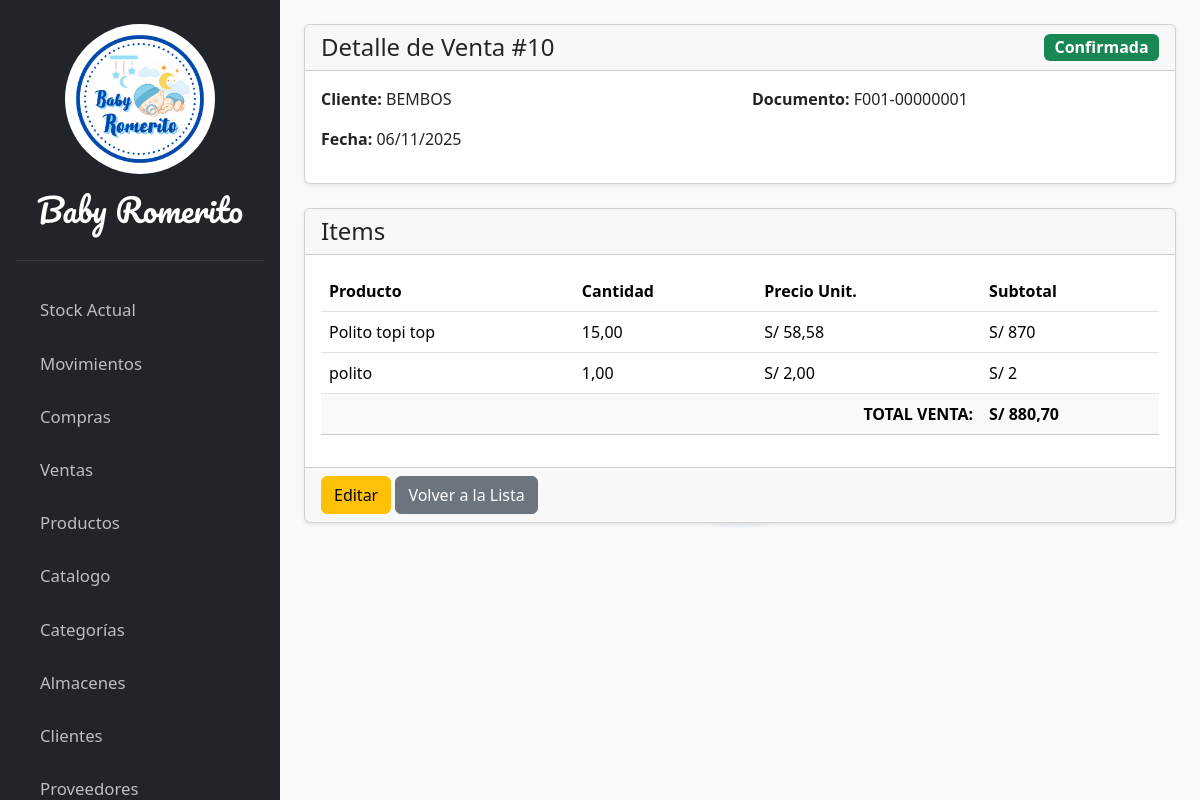
The page /documentos/venta/10/ on the database its author committed.
### apps/compraventa/models.py (models this page shows, shortened)
class Venta(models.Model):
    cliente = models.ForeignKey(Cliente, on_delete=models.SET_NULL, null=True, verbose_name="Cliente")
    fecha = models.DateField("Fecha de la venta")
    tipo_comprobante = models.CharField(max_length=10, choices=TipoComprobante.choices, default=TipoComprobante.BOLETA)
    numero_documento = models.CharField("N° Documento", max_length=50, null=True, blank=True, unique=True)
    total_venta = models.DecimalField(max_digits=12, decimal_places=2, default=0)
    estado = models.CharField("Estado", max_length=20, choices=EstadoDocumento.choices, default=EstadoDocumento.BORRADOR)
    class Meta:
        verbose_name = "Venta"
        verbose_name_plural = "Ventas"

class VentaItem(models.Model):
    venta = models.ForeignKey(Venta, on_delete=models.CASCADE, related_name="items")
    producto = models.ForeignKey(Producto, on_delete=models.PROTECT)
    cantidad = models.DecimalField(max_digits=10, decimal_places=2, default=1)
    precio_venta = models.DecimalField(max_digits=12, decimal_places=2)
    descuento_porcentaje = models.DecimalField("Descuento %", max_digits=5, decimal_places=2, default=0)

### apps/clientes/models.py (models this page shows, shortened)
class Cliente(models.Model):
    nombre = models.CharField("Nombre del Cliente", max_length=255)
    ruc_dni = models.CharField("RUC/DNI", max_length=11, null=True, blank=True)
    telefono = models.CharField("Teléfono", max_length=20, null=True, blank=True)
    email = models.EmailField("Correo electronico", null=True, blank=True)

### apps/productos/models.py (models this page shows, shortened)
class Producto(models.Model):
    sku = models.CharField("SKU", max_length=50, unique=True)
    nombre = models.CharField("Nombre del Producto", max_length=250)
    categoria = models.ForeignKey(Categoria, on_delete=models.SET_NULL, null=True, blank=True, verbose_name="Categoria del producto", related_name="productos")
    descripcion = models.TextField("Descripcion")
    costo_compra = models.DecimalField("Costo de compra", max_digits=12, decimal_places=2, default=0)
    costo_venta = models.DecimalField("Costo de venta", max_digits=12, decimal_places=2, default=0)
    codigo_barra = models.CharField("Codigo de Barra", max_length=25)
    imagen = models.ImageField("Imagen", upload_to='productos/', null=True, blank=True)

### apps/compraventa/views/venta_views.py (the view)
# urls.py: path('venta/<int:pk>/', venta_views.venta_detail, name='venta-detail'),
def venta_detail(request, pk):
    venta = get_object_or_404(Venta, pk=pk)
    context = {
        'venta': venta
    }
    return render(request, 'compraventa/pages/venta_detail.html', context)

### templates/compraventa/pages/venta_detail.html (shortened to what this page needs)
{% extends 'core/base.html' %}
{% load static %}
{% block content %}
<div class="card shadow-sm mb-4">
  <div class="card-header d-flex justify-content-between align-items-center">
    <h4 class="m-0">Detalle de Venta #{{ venta.id }}</h4>
    <span class="badge
      {% if venta.estado == 'BORRADOR' %}bg-secondary
      {% elif venta.estado == 'CONFIRMADA' %}bg-success
      {% elif venta.estado == 'RECHAZADA' %}bg-danger
      {% endif %} fs-6">
      {{ venta.get_estado_display }}
    </span>
  </div>
  <div class="card-body">
    <div class="row">
      <div class="col-md-6">
        <p><strong>Cliente:</strong> {{ venta.cliente.nombre|default:"-" }}</p>
        <p><strong>Fecha:</strong> {{ venta.fecha|date:"d/m/Y" }}</p>
      </div>
      <div class="col-md-6">
        <p><strong>Documento:</strong> {{ venta.numero_documento|default:"-" }}</p>
      </div>
    </div>
  </div>
</div>
<div class="card shadow-sm">
  <div class="card-header">
    <h4 class="m-0">Items</h4>
  </div>
  <div class="card-body">
    <table class="table">
      <thead>
        <tr>
          <th>Producto</th>
          <th>Cantidad</th>
          <th>Precio Unit.</th>
          <th>Subtotal</th>
        </tr>
      </thead>
      <tbody>
        {% for item in venta.items.all %}
        <tr>
          <td>{{ item.producto.nombre }}</td>
          <td>{{ item.cantidad|floatformat:2 }}</td>
          <td>S/ {{ item.precio_venta|floatformat:2 }}</td>
          <td>S/ {% widthratio item.cantidad 1 item.precio_venta %}</td>
        </tr>
        {% empty %}
        <tr>
          <td colspan="4" class="text-center">Esta venta no tiene items.</td>
        </tr>
        {% endfor %}
      </tbody>
      <tfoot>
        <tr class="table-light">
          <td colspan="3" class="text-end"><strong>TOTAL VENTA:</strong></td>
          <td><strong>S/ {{ venta.total_venta|floatformat:2 }}</strong></td>
        </tr>
      </tfoot>
    </table>
  </div>
  <div class="card-footer">
    <a href="{% url 'venta-edit' venta.pk %}" class="btn btn-warning">Editar</a>
    <a href="{% url 'venta-list' %}" class="btn btn-secondary">Volver a la Lista</a>
  </div>
</div>
{% endblock %}

### rows shown on the page
Venta: id "10", estado "Confirmada", cliente.nombre "BEMBOS", fecha "06/11/2025", numero_documento "F001-00000001", total_venta "880,70"
VentaItem: producto.nombre "Polito topi top", cantidad "15,00", precio_venta "58,58", cantidad+precio_venta "870"
VentaItem: producto.nombre "polito", cantidad "1,00", precio_venta "2,00", cantidad+precio_venta "2"
